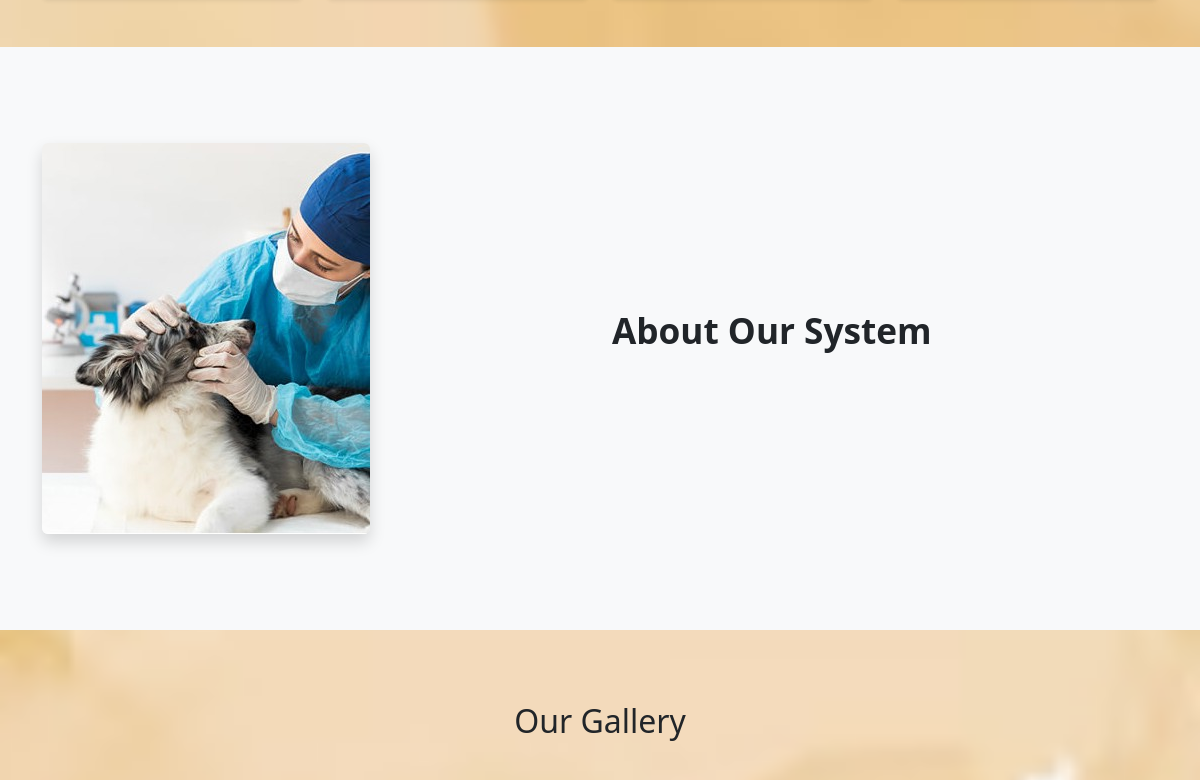
The app's page / (middle part), older data.
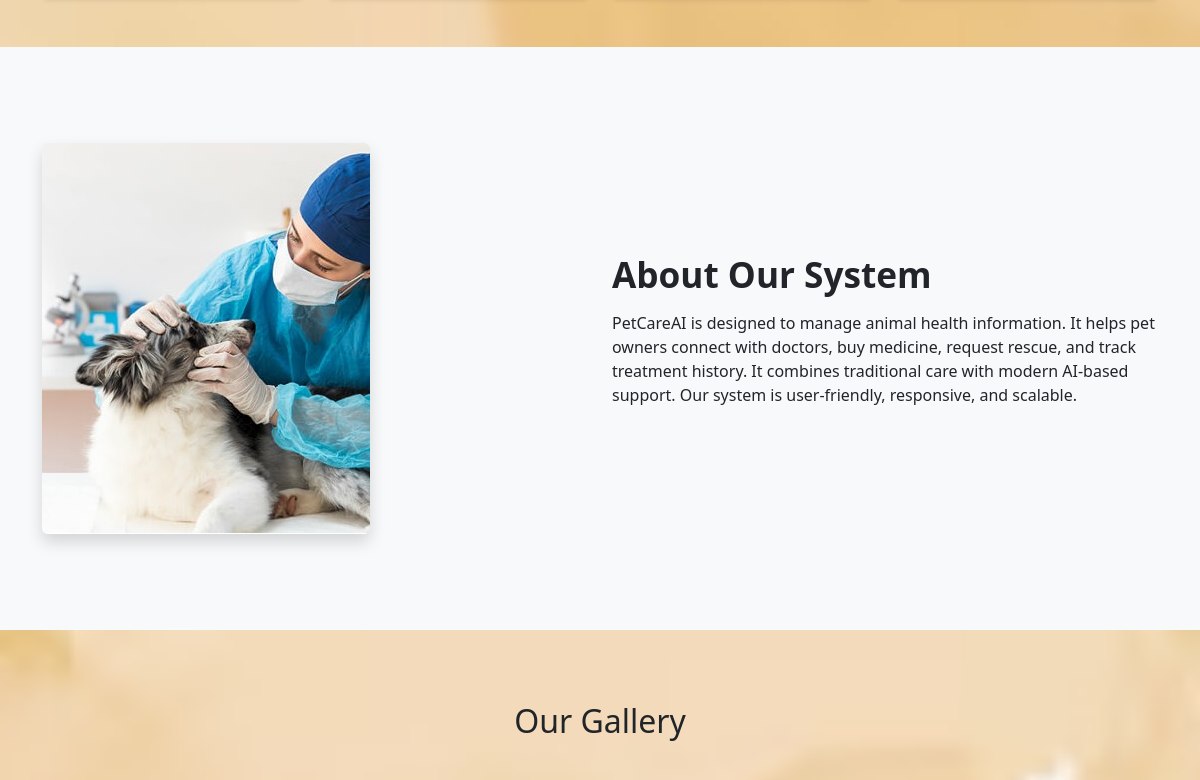
The same page, newer data.
### tables this page shows
CREATE TABLE about_system (
  id INT AUTO_INCREMENT PRIMARY KEY,
  content TEXT NOT NULL,
  updated_at TIMESTAMP DEFAULT CURRENT_TIMESTAMP ON UPDATE CURRENT_TIMESTAMP
);

### index.php (the view, shortened to what this page needs)
<?php
include 'db_connect.php';
$aboutResult = mysqli_query($conn, "SELECT content FROM about_system WHERE id = 1");
$aboutData = mysqli_fetch_assoc($aboutResult);
?>
<!DOCTYPE html>
<html lang="en">
  <head>
    <link
      href="https://cdn.jsdelivr.net/npm/bootstrap@5.3.3/dist/css/bootstrap.min.css"
      rel="stylesheet"
    />
    <link
      href="https://cdn.jsdelivr.net/npm/bootstrap-icons@1.10.5/font/bootstrap-icons.css"
      rel="stylesheet"
    />
  </head>
  <body>
    <section class="py-5">
    </section>
    <section class="bg-light py-5">
<div class="container my-5">
  <div class="row align-items-center">
    <div class="col-md-6">
      <img src="images/AboutUs.jpg" alt="About PetCareAI" class="img-fluid rounded shadow">
    </div>
    <div class="col-md-6">
      <h2 class="section-title">About Our System</h2>
      <p>
        <?php echo $aboutData['content']; ?>
      </p>
    </div>
  </div>
</div>
    </section>
<section class="py-5">
  <div class="container mt-4">
    <h2 class="text-center mb-3">Our Gallery</h2><br>
  </div>
</section>
  </body>
</html>

### index.php (style rules this page uses)
body { background: url("images/background.jpg") no-repeat center center fixed; background-size: cover; }
.section-title { font-size: 2.2rem; font-weight: 600; margin-bottom: 1rem; }

Row changes from the older to the newer data that the page shows:
added about_system: content "PetCareAI is designed to manage animal health information. It helps pet owners connect with doctors, buy medicine, request rescue, and track treatment history. It combines traditional care with modern AI-based support. Our system is user-friendly, responsive, and scalable."
